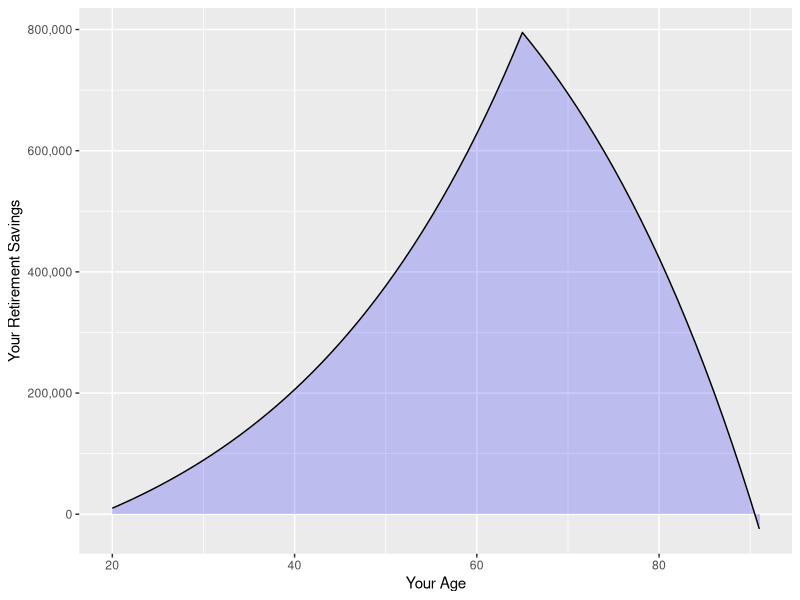

Here is the R script that generated this plot:
## ---- chunk 1
knitr::opts_chunk$set(echo = FALSE, message = FALSE, warning = FALSE)
library(ggplot2)
library(scales)
## ---- chunk 2
curAge <- 20
retAge <- 65
curSavings <- 10000
annualSavings <- 6000
returnRate <- 6
inflatRate <- 2
expectedIncome <- 1000
expectedExpense <- 5000
timeTilRetirement <- retAge-curAge
timeInRetirement <- 100-retAge
endAge <- 100
rateOfReturn <- ((1 + returnRate/100)/(1 + inflatRate/100))
annualNetExpense <- 12*(expectedExpense-expectedIncome)
total <- curSavings
for(i in 1:timeTilRetirement) {
      total <- rbind(total,(total[i] + annualSavings)*rateOfReturn )
}

for(j in 1:timeInRetirement) {
      if (total[j+timeTilRetirement]>0) total <- rbind(total, (total[j+timeTilRetirement]-annualNetExpense)*rateOfReturn)
      else {
            endAge <- retAge + j-1
            break
      }
}


age <- curAge:endAge
rownames(age) <- c()
rownames(total) <- c()
moneyByAge <- data.frame(cbind(age, total))
moneyByAge <- setNames(moneyByAge, c("age","total"))
## ---- chunk 3

           p <-  ggplot(moneyByAge, aes(x=  moneyByAge$age, y= moneyByAge$total)) + 
                  geom_area( fill="blue", alpha=.2)+ 
                  geom_line()+
                  scale_y_continuous(labels = comma)+
                  labs(x = "Your Age", y = "Your Retirement Savings")
           print(p)
